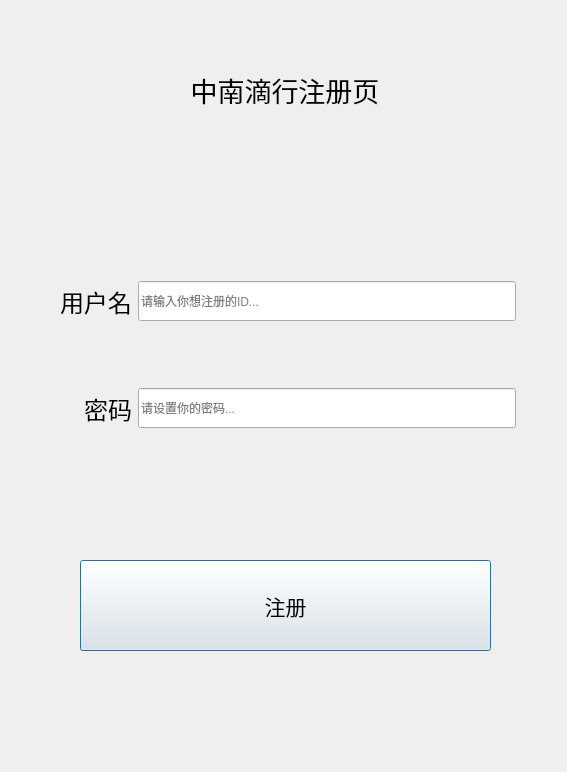
<?xml version="1.0" encoding="UTF-8"?>
<ui version="4.0">
 <class>RegisterView</class>
 <widget class="QDialog" name="RegisterView">
  <property name="geometry">
   <rect>
    <x>0</x>
    <y>0</y>
    <width>567</width>
    <height>772</height>
   </rect>
  </property>
  <property name="windowTitle">
   <string>注册页</string>
  </property>
  <widget class="QWidget" name="widget_2" native="true">
   <property name="enabled">
    <bool>true</bool>
   </property>
   <property name="geometry">
    <rect>
     <x>60</x>
     <y>220</y>
     <width>456</width>
     <height>271</height>
    </rect>
   </property>
   <layout class="QGridLayout" name="gridLayout_3">
    <item row="0" column="0">
     <widget class="QLabel" name="label_2">
      <property name="font">
       <font>
        <family>Arial</family>
        <pointsize>18</pointsize>
       </font>
      </property>
      <property name="text">
       <string>用户名</string>
      </property>
     </widget>
    </item>
    <item row="2" column="2">
     <widget class="QLineEdit" name="le_password">
      <property name="minimumSize">
       <size>
        <width>0</width>
        <height>40</height>
       </size>
      </property>
      <property name="echoMode">
       <enum>QLineEdit::Password</enum>
      </property>
      <property name="placeholderText">
       <string>请设置你的密码...</string>
      </property>
     </widget>
    </item>
    <item row="0" column="2">
     <widget class="QLineEdit" name="le_username">
      <property name="minimumSize">
       <size>
        <width>0</width>
        <height>40</height>
       </size>
      </property>
      <property name="placeholderText">
       <string>请输入你想注册的ID...</string>
      </property>
     </widget>
    </item>
    <item row="2" column="0">
     <widget class="QLabel" name="label_3">
      <property name="font">
       <font>
        <family>Arial</family>
        <pointsize>18</pointsize>
       </font>
      </property>
      <property name="text">
       <string>密码</string>
      </property>
      <property name="alignment">
       <set>Qt::AlignRight|Qt::AlignTrailing|Qt::AlignVCenter</set>
      </property>
     </widget>
    </item>
   </layout>
  </widget>
  <widget class="QPushButton" name="btn_submit">
   <property name="geometry">
    <rect>
     <x>80</x>
     <y>560</y>
     <width>411</width>
     <height>91</height>
    </rect>
   </property>
   <property name="minimumSize">
    <size>
     <width>0</width>
     <height>35</height>
    </size>
   </property>
   <property name="font">
    <font>
     <family>Arial</family>
     <pointsize>16</pointsize>
    </font>
   </property>
   <property name="text">
    <string>注册</string>
   </property>
  </widget>
  <widget class="QLabel" name="label">
   <property name="geometry">
    <rect>
     <x>60</x>
     <y>30</y>
     <width>450</width>
     <height>120</height>
    </rect>
   </property>
   <property name="minimumSize">
    <size>
     <width>450</width>
     <height>120</height>
    </size>
   </property>
   <property name="maximumSize">
    <size>
     <width>450</width>
     <height>120</height>
    </size>
   </property>
   <property name="font">
    <font>
     <family>Arial</family>
     <pointsize>20</pointsize>
    </font>
   </property>
   <property name="text">
    <string>中南滴行注册页</string>
   </property>
   <property name="alignment">
    <set>Qt::AlignCenter</set>
   </property>
  </widget>
 </widget>
 <resources/>
 <connections/>
</ui>
